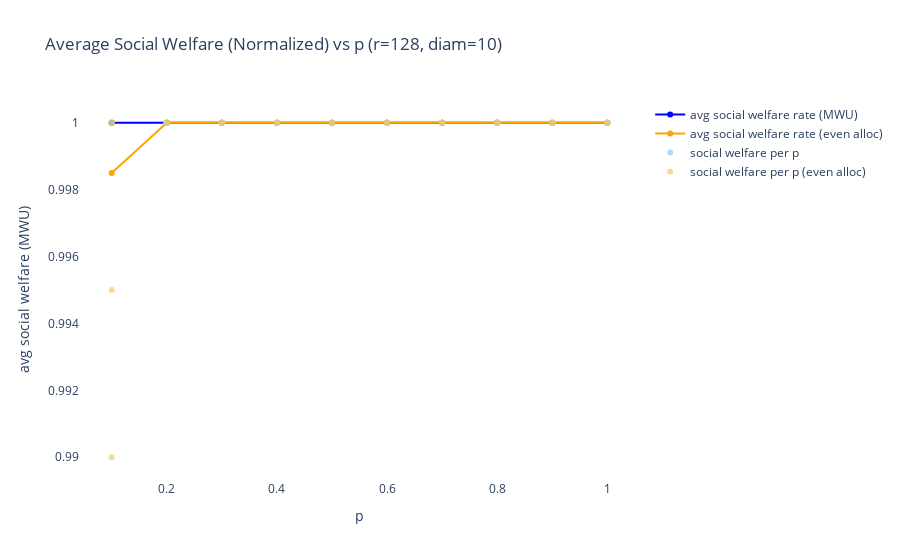
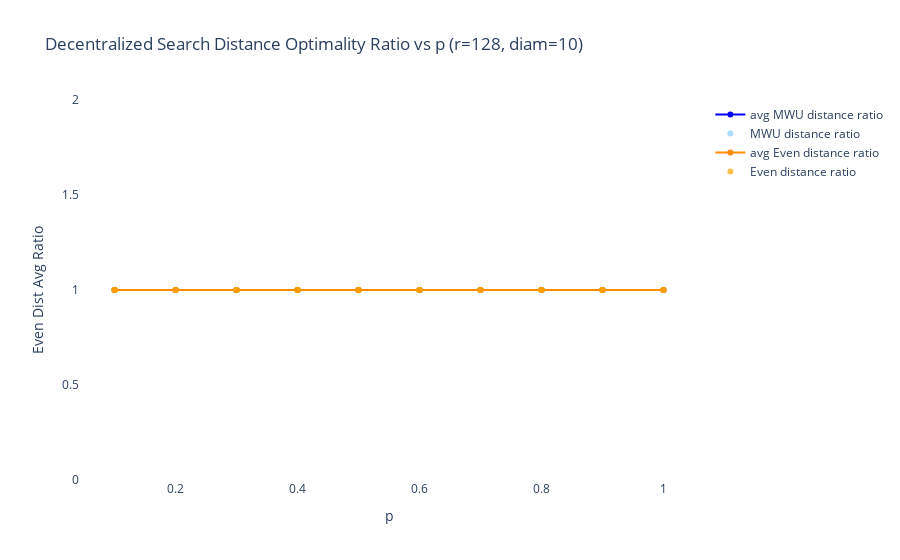
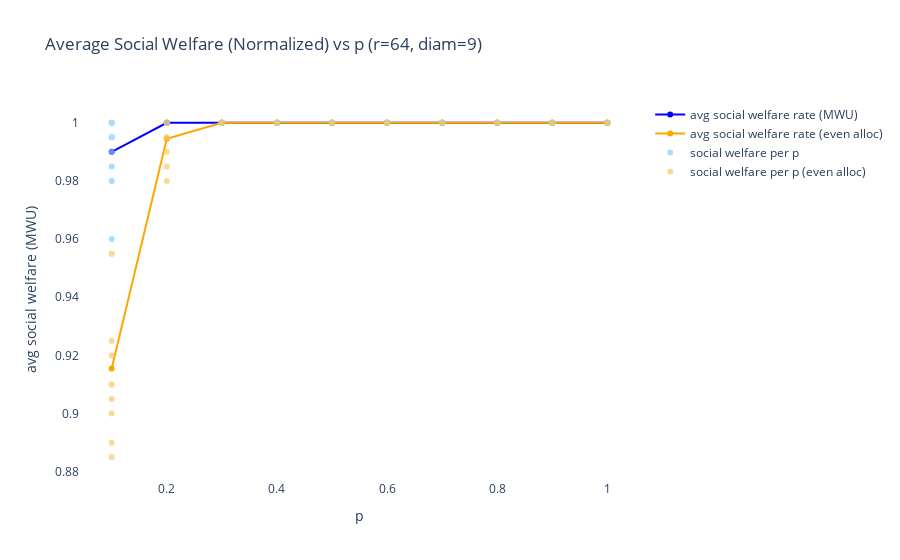
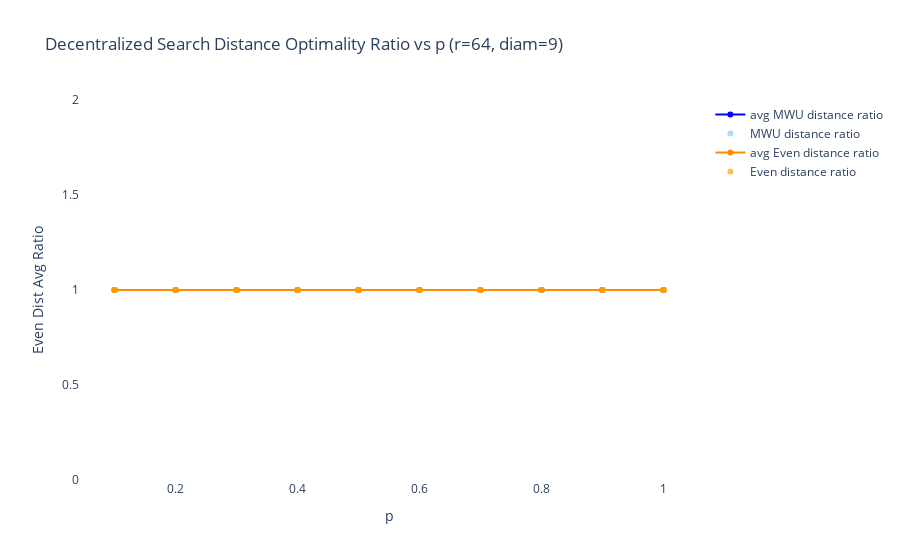

Here is the notebook cell these charts were saved with, in order:
### Markdown cell above
### Independently distributed providers

### Code cell
comp_strat(create_kg, MWU, {'lrate' : lrate}, simplest=False)

### Figure 1 — Plotly figure (JSON) as saved in the notebook; plotly's stock layout.template omitted (floating-point values rounded to 4 significant figures)
{"data": [{"hoverinfo": "skip", "marker": {"color": "Blue"}, "mode": "lines+markers", "name": "avg social welfare rate (MWU)", "type": "scatter", "x": [1, 0.9, 0.8, 0.7, 0.6, 0.5, 0.4, 0.3, 0.2, 0.1], "y": [1, 1, 1, 1, 1, 1, 1, 1, 1, 1]}, {"hoverinfo": "skip", "marker": {"color": "Orange"}, "mode": "lines+markers", "name": "avg social welfare rate (even alloc)", "type": "scatter", "x": [1, 0.9, 0.8, 0.7, 0.6, 0.5, 0.4, 0.3, 0.2, 0.1], "y": [1, 1, 1, 1, 1, 1, 1, 1, 1, 0.9985]}, {"hoverinfo": "skip", "marker": {"color": "LightSkyBlue"}, "mode": "markers", "name": "social welfare per p", "opacity": 0.7, "type": "scatter", "x": [1, 1, 1, 1, 1, 1, 1, 1, 1, 1, 0.9, 0.9, 0.9, 0.9, 0.9, 0.9, 0.9, 0.9, 0.9, 0.9, 0.8, 0.8, 0.8, 0.8, 0.8, 0.8, 0.8, 0.8, 0.8, 0.8, 0.7, 0.7, 0.7, 0.7, 0.7, 0.7, 0.7, 0.7, 0.7, 0.7, 0.6, 0.6, 0.6, 0.6, 0.6, 0.6, 0.6, 0.6, 0.6, 0.6, 0.5, 0.5, 0.5, 0.5, 0.5, 0.5, 0.5, 0.5, 0.5, 0.5, 0.4, 0.4, 0.4, 0.4, 0.4, 0.4, 0.4, 0.4, 0.4, 0.4, 0.3, 0.3, 0.3, 0.3, 0.3, 0.3, 0.3, 0.3, 0.3, 0.3, 0.2, 0.2, 0.2, 0.2, 0.2, 0.2, 0.2, 0.2, 0.2, 0.2, 0.1, 0.1, 0.1, 0.1, 0.1, 0.1, 0.1, 0.1, 0.1, 0.1], "y": [1, 1, 1, 1, 1, 1, 1, 1, 1, 1, 1, 1, 1, 1, 1, 1, 1, 1, 1, 1, 1, 1, 1, 1, 1, 1, 1, 1, 1, 1, 1, 1, 1, 1, 1, 1, 1, 1, 1, 1, 1, 1, 1, 1, 1, 1, 1, 1, 1, 1, 1, 1, 1, 1, 1, 1, 1, 1, 1, 1, 1, 1, 1, 1, 1, 1, 1, 1, 1, 1, 1, 1, 1, 1, 1, 1, 1, 1, 1, 1, 1, 1, 1, 1, 1, 1, 1, 1, 1, 1, 1, 1, 1, 1, 1, 1, 1, 1, 1, 1]}, {"hoverinfo": "skip", "marker": {"color": "rgba(244,204,102,1)"}, "mode": "markers", "name": "social welfare per p (even alloc)", "opacity": 0.7, "type": "scatter", "x": [1, 1, 1, 1, 1, 1, 1, 1, 1, 1, 0.9, 0.9, 0.9, 0.9, 0.9, 0.9, 0.9, 0.9, 0.9, 0.9, 0.8, 0.8, 0.8, 0.8, 0.8, 0.8, 0.8, 0.8, 0.8, 0.8, 0.7, 0.7, 0.7, 0.7, 0.7, 0.7, 0.7, 0.7, 0.7, 0.7, 0.6, 0.6, 0.6, 0.6, 0.6, 0.6, 0.6, 0.6, 0.6, 0.6, 0.5, 0.5, 0.5, 0.5, 0.5, 0.5, 0.5, 0.5, 0.5, 0.5, 0.4, 0.4, 0.4, 0.4, 0.4, 0.4, 0.4, 0.4, 0.4, 0.4, 0.3, 0.3, 0.3, 0.3, 0.3, 0.3, 0.3, 0.3, 0.3, 0.3, 0.2, 0.2, 0.2, 0.2, 0.2, 0.2, 0.2, 0.2, 0.2, 0.2, 0.1, 0.1, 0.1, 0.1, 0.1, 0.1, 0.1, 0.1, 0.1, 0.1], "y": [1, 1, 1, 1, 1, 1, 1, 1, 1, 1, 1, 1, 1, 1, 1, 1, 1, 1, 1, 1, 1, 1, 1, 1, 1, 1, 1, 1, 1, 1, 1, 1, 1, 1, 1, 1, 1, 1, 1, 1, 1, 1, 1, 1, 1, 1, 1, 1, 1, 1, 1, 1, 1, 1, 1, 1, 1, 1, 1, 1, 1, 1, 1, 1, 1, 1, 1, 1, 1, 1, 1, 1, 1, 1, 1, 1, 1, 1, 1, 1, 1, 1, 1, 1, 1, 1, 1, 1, 1, 1, 0.99, 1, 1, 1, 1, 1, 1, 0.995, 1, 1]}], "layout": {"plot_bgcolor": "rgba(0,0,0,0)", "showlegend": true, "title": {"text": "Average Social Welfare (Normalized) vs p (r=128, diam=10)"}, "xaxis": {"title": {"text": "p"}}, "yaxis": {"title": {"text": "avg social welfare (MWU)"}}}}

### Figure 2 — Plotly figure (JSON) as saved in the notebook; plotly's stock layout.template omitted (floating-point values rounded to 4 significant figures)
{"data": [{"hoverinfo": "skip", "marker": {"color": "Blue"}, "mode": "lines+markers", "name": "avg MWU distance ratio", "type": "scatter", "x": [1, 0.9, 0.8, 0.7, 0.6, 0.5, 0.4, 0.3, 0.2, 0.1], "y": [1, 1, 1, 1, 1, 1, 1, 1, 1, 1]}, {"hoverinfo": "skip", "marker": {"color": "LightSkyBlue"}, "mode": "markers", "name": "MWU distance ratio", "opacity": 0.7, "type": "scatter", "x": [1, 1, 1, 1, 1, 1, 1, 1, 1, 1, 0.9, 0.9, 0.9, 0.9, 0.9, 0.9, 0.9, 0.9, 0.9, 0.9, 0.8, 0.8, 0.8, 0.8, 0.8, 0.8, 0.8, 0.8, 0.8, 0.8, 0.7, 0.7, 0.7, 0.7, 0.7, 0.7, 0.7, 0.7, 0.7, 0.7, 0.6, 0.6, 0.6, 0.6, 0.6, 0.6, 0.6, 0.6, 0.6, 0.6, 0.5, 0.5, 0.5, 0.5, 0.5, 0.5, 0.5, 0.5, 0.5, 0.5, 0.4, 0.4, 0.4, 0.4, 0.4, 0.4, 0.4, 0.4, 0.4, 0.4, 0.3, 0.3, 0.3, 0.3, 0.3, 0.3, 0.3, 0.3, 0.3, 0.3, 0.2, 0.2, 0.2, 0.2, 0.2, 0.2, 0.2, 0.2, 0.2, 0.2, 0.1, 0.1, 0.1, 0.1, 0.1, 0.1, 0.1, 0.1, 0.1, 0.1], "y": [1, 1, 1, 1, 1, 1, 1, 1, 1, 1, 1, 1, 1, 1, 1, 1, 1, 1, 1, 1, 1, 1, 1, 1, 1, 1, 1, 1, 1, 1, 1, 1, 1, 1, 1, 1, 1, 1, 1, 1, 1, 1, 1, 1, 1, 1, 1, 1, 1, 1, 1, 1, 1, 1, 1, 1, 1, 1, 1, 1, 1, 1, 1, 1, 1, 1, 1, 1, 1, 1, 1, 1, 1, 1, 1, 1, 1, 1, 1, 1, 1, 1, 1, 1, 1, 1, 1, 1, 1, 1, 1, 1, 1, 1, 1, 1, 1, 1, 1, 1]}, {"hoverinfo": "skip", "marker": {"color": "darkorange"}, "mode": "lines+markers", "name": "avg Even distance ratio", "type": "scatter", "x": [1, 0.9, 0.8, 0.7, 0.6, 0.5, 0.4, 0.3, 0.2, 0.1], "y": [1, 1, 1, 1, 1, 1, 1, 1, 1, 1]}, {"hoverinfo": "skip", "marker": {"color": "orange"}, "mode": "markers", "name": "Even distance ratio", "opacity": 0.7, "type": "scatter", "x": [1, 1, 1, 1, 1, 1, 1, 1, 1, 1, 0.9, 0.9, 0.9, 0.9, 0.9, 0.9, 0.9, 0.9, 0.9, 0.9, 0.8, 0.8, 0.8, 0.8, 0.8, 0.8, 0.8, 0.8, 0.8, 0.8, 0.7, 0.7, 0.7, 0.7, 0.7, 0.7, 0.7, 0.7, 0.7, 0.7, 0.6, 0.6, 0.6, 0.6, 0.6, 0.6, 0.6, 0.6, 0.6, 0.6, 0.5, 0.5, 0.5, 0.5, 0.5, 0.5, 0.5, 0.5, 0.5, 0.5, 0.4, 0.4, 0.4, 0.4, 0.4, 0.4, 0.4, 0.4, 0.4, 0.4, 0.3, 0.3, 0.3, 0.3, 0.3, 0.3, 0.3, 0.3, 0.3, 0.3, 0.2, 0.2, 0.2, 0.2, 0.2, 0.2, 0.2, 0.2, 0.2, 0.2, 0.1, 0.1, 0.1, 0.1, 0.1, 0.1, 0.1, 0.1, 0.1, 0.1], "y": [1, 1, 1, 1, 1, 1, 1, 1, 1, 1, 1, 1, 1, 1, 1, 1, 1, 1, 1, 1, 1, 1, 1, 1, 1, 1, 1, 1, 1, 1, 1, 1, 1, 1, 1, 1, 1, 1, 1, 1, 1, 1, 1, 1, 1, 1, 1, 1, 1, 1, 1, 1, 1, 1, 1, 1, 1, 1, 1, 1, 1, 1, 1, 1, 1, 1, 1, 1, 1, 1, 1, 1, 1, 1, 1, 1, 1, 1, 1, 1, 1, 1, 1, 1, 1, 1, 1, 1, 1, 1, 1, 1, 1, 1, 1, 1, 1, 1, 1, 1]}], "layout": {"plot_bgcolor": "rgba(0,0,0,0)", "showlegend": true, "title": {"text": "Decentralized Search Distance Optimality Ratio vs p (r=128, diam=10)"}, "xaxis": {"title": {"text": "p"}}, "yaxis": {"title": {"text": "Even Dist Avg Ratio"}}}}

### Figure 3 — Plotly figure (JSON) as saved in the notebook; plotly's stock layout.template omitted (floating-point values rounded to 4 significant figures)
{"data": [{"hoverinfo": "skip", "marker": {"color": "Blue"}, "mode": "lines+markers", "name": "avg social welfare rate (MWU)", "type": "scatter", "x": [1, 0.9, 0.8, 0.7, 0.6, 0.5, 0.4, 0.3, 0.2, 0.1], "y": [1, 1, 1, 1, 1, 1, 1, 1, 1, 0.99]}, {"hoverinfo": "skip", "marker": {"color": "Orange"}, "mode": "lines+markers", "name": "avg social welfare rate (even alloc)", "type": "scatter", "x": [1, 0.9, 0.8, 0.7, 0.6, 0.5, 0.4, 0.3, 0.2, 0.1], "y": [1, 1, 1, 1, 1, 1, 1, 1, 0.9945, 0.9155]}, {"hoverinfo": "skip", "marker": {"color": "LightSkyBlue"}, "mode": "markers", "name": "social welfare per p", "opacity": 0.7, "type": "scatter", "x": [1, 1, 1, 1, 1, 1, 1, 1, 1, 1, 0.9, 0.9, 0.9, 0.9, 0.9, 0.9, 0.9, 0.9, 0.9, 0.9, 0.8, 0.8, 0.8, 0.8, 0.8, 0.8, 0.8, 0.8, 0.8, 0.8, 0.7, 0.7, 0.7, 0.7, 0.7, 0.7, 0.7, 0.7, 0.7, 0.7, 0.6, 0.6, 0.6, 0.6, 0.6, 0.6, 0.6, 0.6, 0.6, 0.6, 0.5, 0.5, 0.5, 0.5, 0.5, 0.5, 0.5, 0.5, 0.5, 0.5, 0.4, 0.4, 0.4, 0.4, 0.4, 0.4, 0.4, 0.4, 0.4, 0.4, 0.3, 0.3, 0.3, 0.3, 0.3, 0.3, 0.3, 0.3, 0.3, 0.3, 0.2, 0.2, 0.2, 0.2, 0.2, 0.2, 0.2, 0.2, 0.2, 0.2, 0.1, 0.1, 0.1, 0.1, 0.1, 0.1, 0.1, 0.1, 0.1, 0.1], "y": [1, 1, 1, 1, 1, 1, 1, 1, 1, 1, 1, 1, 1, 1, 1, 1, 1, 1, 1, 1, 1, 1, 1, 1, 1, 1, 1, 1, 1, 1, 1, 1, 1, 1, 1, 1, 1, 1, 1, 1, 1, 1, 1, 1, 1, 1, 1, 1, 1, 1, 1, 1, 1, 1, 1, 1, 1, 1, 1, 1, 1, 1, 1, 1, 1, 1, 1, 1, 1, 1, 1, 1, 1, 1, 1, 1, 1, 1, 1, 1, 1, 1, 1, 1, 1, 1, 1, 1, 1, 1, 1, 1, 0.99, 0.98, 0.985, 0.995, 1, 0.995, 0.995, 0.96]}, {"hoverinfo": "skip", "marker": {"color": "rgba(244,204,102,1)"}, "mode": "markers", "name": "social welfare per p (even alloc)", "opacity": 0.7, "type": "scatter", "x": [1, 1, 1, 1, 1, 1, 1, 1, 1, 1, 0.9, 0.9, 0.9, 0.9, 0.9, 0.9, 0.9, 0.9, 0.9, 0.9, 0.8, 0.8, 0.8, 0.8, 0.8, 0.8, 0.8, 0.8, 0.8, 0.8, 0.7, 0.7, 0.7, 0.7, 0.7, 0.7, 0.7, 0.7, 0.7, 0.7, 0.6, 0.6, 0.6, 0.6, 0.6, 0.6, 0.6, 0.6, 0.6, 0.6, 0.5, 0.5, 0.5, 0.5, 0.5, 0.5, 0.5, 0.5, 0.5, 0.5, 0.4, 0.4, 0.4, 0.4, 0.4, 0.4, 0.4, 0.4, 0.4, 0.4, 0.3, 0.3, 0.3, 0.3, 0.3, 0.3, 0.3, 0.3, 0.3, 0.3, 0.2, 0.2, 0.2, 0.2, 0.2, 0.2, 0.2, 0.2, 0.2, 0.2, 0.1, 0.1, 0.1, 0.1, 0.1, 0.1, 0.1, 0.1, 0.1, 0.1], "y": [1, 1, 1, 1, 1, 1, 1, 1, 1, 1, 1, 1, 1, 1, 1, 1, 1, 1, 1, 1, 1, 1, 1, 1, 1, 1, 1, 1, 1, 1, 1, 1, 1, 1, 1, 1, 1, 1, 1, 1, 1, 1, 1, 1, 1, 1, 1, 1, 1, 1, 1, 1, 1, 1, 1, 1, 1, 1, 1, 1, 1, 1, 1, 1, 1, 1, 1, 1, 1, 1, 1, 1, 1, 1, 1, 1, 1, 1, 1, 1, 0.995, 1, 1, 1, 0.995, 0.99, 1, 0.985, 0.98, 1, 0.91, 0.955, 0.905, 0.885, 0.91, 0.955, 0.89, 0.925, 0.9, 0.92]}], "layout": {"plot_bgcolor": "rgba(0,0,0,0)", "showlegend": true, "title": {"text": "Average Social Welfare (Normalized) vs p (r=64, diam=9)"}, "xaxis": {"title": {"text": "p"}}, "yaxis": {"title": {"text": "avg social welfare (MWU)"}}}}

### Figure 4 — Plotly figure (JSON) as saved in the notebook; plotly's stock layout.template omitted (floating-point values rounded to 4 significant figures)
{"data": [{"hoverinfo": "skip", "marker": {"color": "Blue"}, "mode": "lines+markers", "name": "avg MWU distance ratio", "type": "scatter", "x": [1, 0.9, 0.8, 0.7, 0.6, 0.5, 0.4, 0.3, 0.2, 0.1], "y": [1, 1, 1, 1, 1, 1, 1, 1, 1, 1]}, {"hoverinfo": "skip", "marker": {"color": "LightSkyBlue"}, "mode": "markers", "name": "MWU distance ratio", "opacity": 0.7, "type": "scatter", "x": [1, 1, 1, 1, 1, 1, 1, 1, 1, 1, 0.9, 0.9, 0.9, 0.9, 0.9, 0.9, 0.9, 0.9, 0.9, 0.9, 0.8, 0.8, 0.8, 0.8, 0.8, 0.8, 0.8, 0.8, 0.8, 0.8, 0.7, 0.7, 0.7, 0.7, 0.7, 0.7, 0.7, 0.7, 0.7, 0.7, 0.6, 0.6, 0.6, 0.6, 0.6, 0.6, 0.6, 0.6, 0.6, 0.6, 0.5, 0.5, 0.5, 0.5, 0.5, 0.5, 0.5, 0.5, 0.5, 0.5, 0.4, 0.4, 0.4, 0.4, 0.4, 0.4, 0.4, 0.4, 0.4, 0.4, 0.3, 0.3, 0.3, 0.3, 0.3, 0.3, 0.3, 0.3, 0.3, 0.3, 0.2, 0.2, 0.2, 0.2, 0.2, 0.2, 0.2, 0.2, 0.2, 0.2, 0.1, 0.1, 0.1, 0.1, 0.1, 0.1, 0.1, 0.1, 0.1, 0.1], "y": [1, 1, 1, 1, 1, 1, 1, 1, 1, 1, 1, 1, 1, 1, 1, 1, 1, 1, 1, 1, 1, 1, 1, 1, 1, 1, 1, 1, 1, 1, 1, 1, 1, 1, 1, 1, 1, 1, 1, 1, 1, 1, 1, 1, 1, 1, 1, 1, 1, 1, 1, 1, 1, 1, 1, 1, 1, 1, 1, 1, 1, 1, 1, 1, 1, 1, 1, 1, 1, 1, 1, 1, 1, 1, 1, 1, 1, 1, 1, 1, 1, 1, 1, 1, 1, 1, 1, 1, 1, 1, 1, 1, 1, 1, 1, 1, 1, 1, 1, 1]}, {"hoverinfo": "skip", "marker": {"color": "darkorange"}, "mode": "lines+markers", "name": "avg Even distance ratio", "type": "scatter", "x": [1, 0.9, 0.8, 0.7, 0.6, 0.5, 0.4, 0.3, 0.2, 0.1], "y": [1, 1, 1, 1, 1, 1, 1, 1, 1, 1]}, {"hoverinfo": "skip", "marker": {"color": "orange"}, "mode": "markers", "name": "Even distance ratio", "opacity": 0.7, "type": "scatter", "x": [1, 1, 1, 1, 1, 1, 1, 1, 1, 1, 0.9, 0.9, 0.9, 0.9, 0.9, 0.9, 0.9, 0.9, 0.9, 0.9, 0.8, 0.8, 0.8, 0.8, 0.8, 0.8, 0.8, 0.8, 0.8, 0.8, 0.7, 0.7, 0.7, 0.7, 0.7, 0.7, 0.7, 0.7, 0.7, 0.7, 0.6, 0.6, 0.6, 0.6, 0.6, 0.6, 0.6, 0.6, 0.6, 0.6, 0.5, 0.5, 0.5, 0.5, 0.5, 0.5, 0.5, 0.5, 0.5, 0.5, 0.4, 0.4, 0.4, 0.4, 0.4, 0.4, 0.4, 0.4, 0.4, 0.4, 0.3, 0.3, 0.3, 0.3, 0.3, 0.3, 0.3, 0.3, 0.3, 0.3, 0.2, 0.2, 0.2, 0.2, 0.2, 0.2, 0.2, 0.2, 0.2, 0.2, 0.1, 0.1, 0.1, 0.1, 0.1, 0.1, 0.1, 0.1, 0.1, 0.1], "y": [1, 1, 1, 1, 1, 1, 1, 1, 1, 1, 1, 1, 1, 1, 1, 1, 1, 1, 1, 1, 1, 1, 1, 1, 1, 1, 1, 1, 1, 1, 1, 1, 1, 1, 1, 1, 1, 1, 1, 1, 1, 1, 1, 1, 1, 1, 1, 1, 1, 1, 1, 1, 1, 1, 1, 1, 1, 1, 1, 1, 1, 1, 1, 1, 1, 1, 1, 1, 1, 1, 1, 1, 1, 1, 1, 1, 1, 1, 1, 1, 1, 1, 1, 1, 1, 1, 1, 1, 1, 1, 1, 1, 1, 1, 1, 1, 1, 1, 1, 1]}], "layout": {"plot_bgcolor": "rgba(0,0,0,0)", "showlegend": true, "title": {"text": "Decentralized Search Distance Optimality Ratio vs p (r=64, diam=9)"}, "xaxis": {"title": {"text": "p"}}, "yaxis": {"title": {"text": "Even Dist Avg Ratio"}}}}
